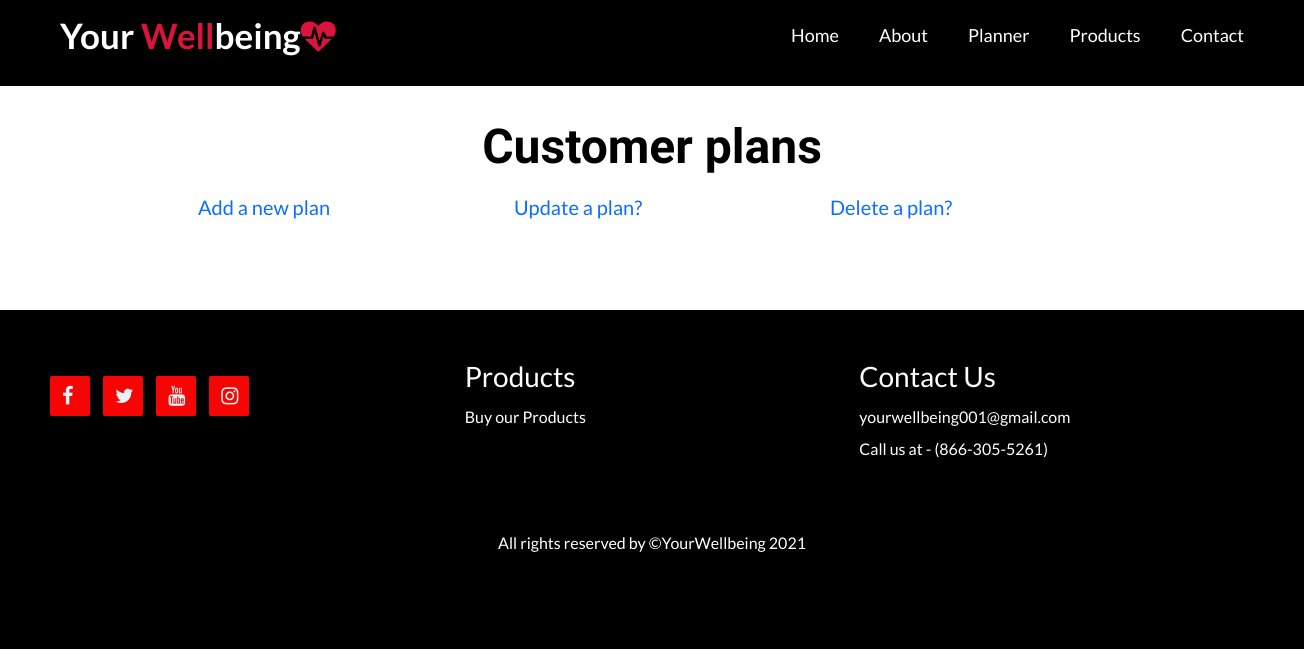
The app's page /edit-workout.php, older data.
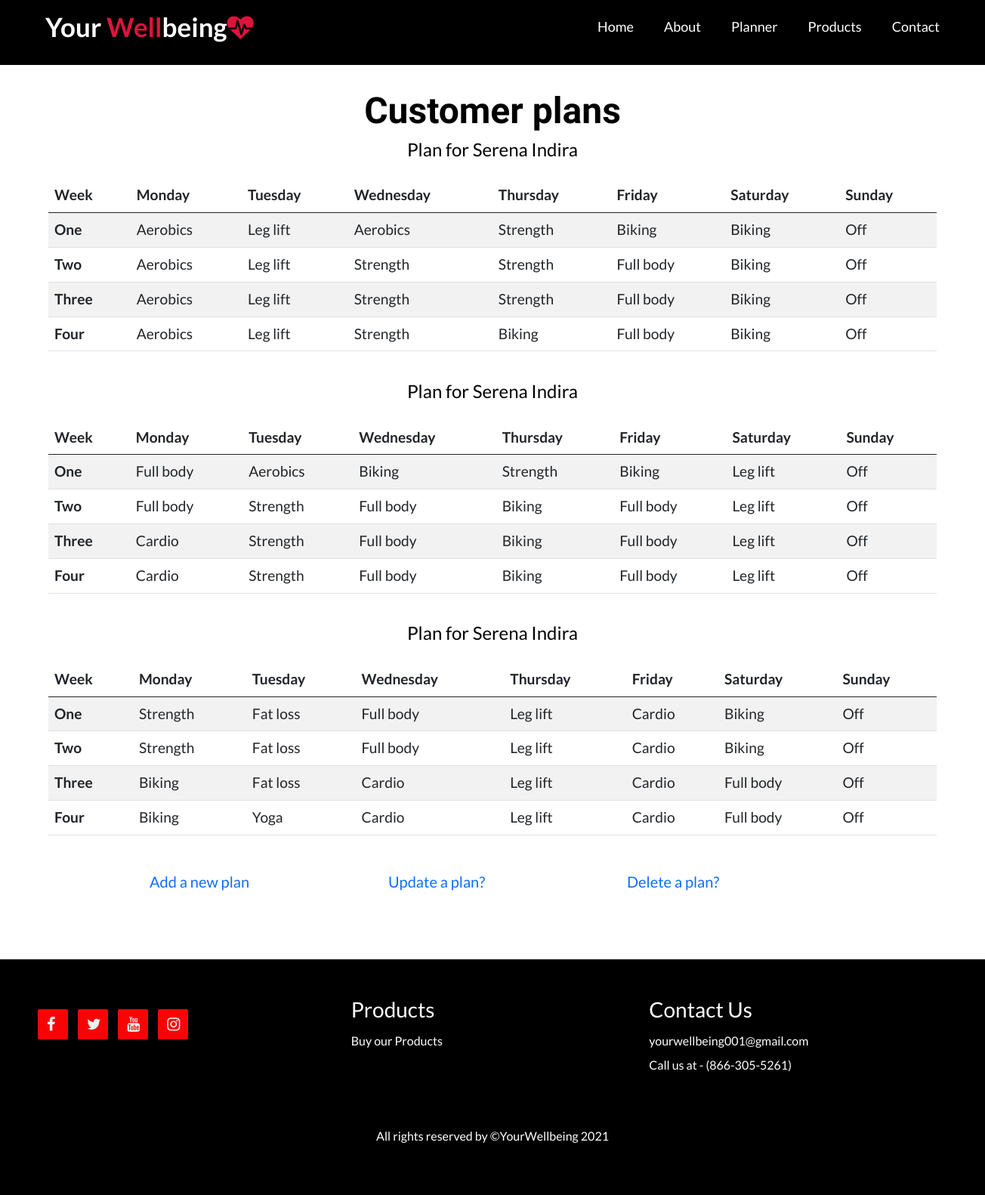
The same page, newer data.
### tables this page shows
CREATE TABLE `exercises` (
  `id` int(11) NOT NULL,
  `exercise_name` varchar(50) NOT NULL,
  `exercise_description` text NOT NULL,
  `calorie_burnt` decimal(6,2) NOT NULL
);

CREATE TABLE `users` (
  `id` int(11) NOT NULL,
  `first_name` varchar(50) NOT NULL,
  `last_name` varchar(50) NOT NULL,
  `email` varchar(255) NOT NULL,
  `password` varchar(100) NOT NULL,
  `age` int(11) NOT NULL,
  `profile_picture` blob DEFAULT NULL,
  `user_data_id` int(11) NOT NULL,
  `coach_id` int(11) NOT NULL
);

### Models/Workouts.php (called while the page is built, shortened)
<?php
    class Workout
    {
        public function getAllWorkouts($dbcon){
            $sql = "SELECT exercise_name,calorie_burnt, users.id,users.first_name,users.last_name FROM workouts_exercises
                      JOIN users ON workouts_exercises.user_id = users.id
                      JOIN exercises ON workouts_exercises.exercise_id = exercises.id
                      ORDER by users.id,week,day_number";
            $statement = $dbcon->prepare($sql);
            $statement->execute();
            $workouts = $statement->fetchAll(PDO::FETCH_OBJ);
            return $workouts;
        }
    }
?>

### edit-workout.php (the view)
<?php
    include 'header.php';
    require_once 'Models/Database.php';
    require_once 'Models/Workouts.php';
    $dbcon = Database::getDb();
    $workout = new Workout();
    $workouts =  $workout->getAllWorkouts($dbcon);
?>
<main class="container plan planner">
	<div class="row">
		<h1>Customer plans</h1>
		<?php
			$nbWeek=4;
			$weekDays=7;
			$tabNum=ceil(count($workouts)/($weekDays*$nbWeek));
			for ($k=0;$k<$tabNum;$k++)
			{
				echo '<div class="workout general table-responsive col-lg-12">
				<h3> Plan for '.$workouts[$k]->first_name.' '.$workouts[$k]->last_name.'</h3>';
				$weekNb=array("One","Two","Three","Four");
				echo '<table class="table table-striped">
				<thead >
				<tr>
				<th scope="col">Week</th>
				<th scope="col">Monday</th>
				<th scope="col">Tuesday</th>
				<th scope="col">Wednesday</th>
				<th scope="col">Thursday</th>
				<th scope="col">Friday</th>
				<th scope="col">Saturday</th>
				<th scope="col">Sunday</th>
				</tr>
				</thead>
				<tbody>';
				for($i=0;$i<$nbWeek;$i++){
					echo '<tr>
					<th scope="row">'.$weekNb[$i].'</th>';
					for($j=0;$j<$weekDays;$j++){
						$current=$j+$i*$weekDays;
						if(!empty($workouts[$current+$k*$nbWeek*$weekDays]->exercise_name)){
							echo '<td>'.$workouts[$current+$k*$nbWeek*$weekDays]->exercise_name.'</td>';
						}
					}
					echo '</tr>';
				}
				echo '</tbody>
				</table>
				</div>';
			}
		?>
	</div>
	<div class="row justify-content-center">
		<div class=" m-2 offset-lg-3 offset-3  col-6 col-sm-3">
			<a href="add-workout.php">Add a new plan</a>
		</div>
		<div class="m-2 offset-3  col-6 col-sm-3">
			<a href="update-workout.php">Update a plan?</a>
		</div>
		<div class="m-2 offset-3  col-6 col-sm-3">
			<a href="delete-workou.php">Delete a plan?</a>
		</div>
	</div>
</main>
<?php include 'footer.php'; ?>

Row changes from the older to the newer data that the page shows:
now on this page (row edited): exercises: users.first_name "Serena", users.last_name "Indira", i "One", exercise_name "Aerobics", i "Two", i "Three", i "Four"
now on this page (row edited): exercises: exercise_name "Leg lift", users.first_name "Serena", users.last_name "Indira", i "One", i "Two", i "Three", i "Four"
now on this page (row edited): exercises: exercise_name "Strength"
now on this page (row edited): exercises: exercise_name "Biking"
added exercises: exercise_name "Off"
added exercises: exercise_name "Full body"
added exercises: exercise_name "Cardio"
added exercises: exercise_name "Fat loss"
added exercises: exercise_name "Yoga", shown under "Four"
